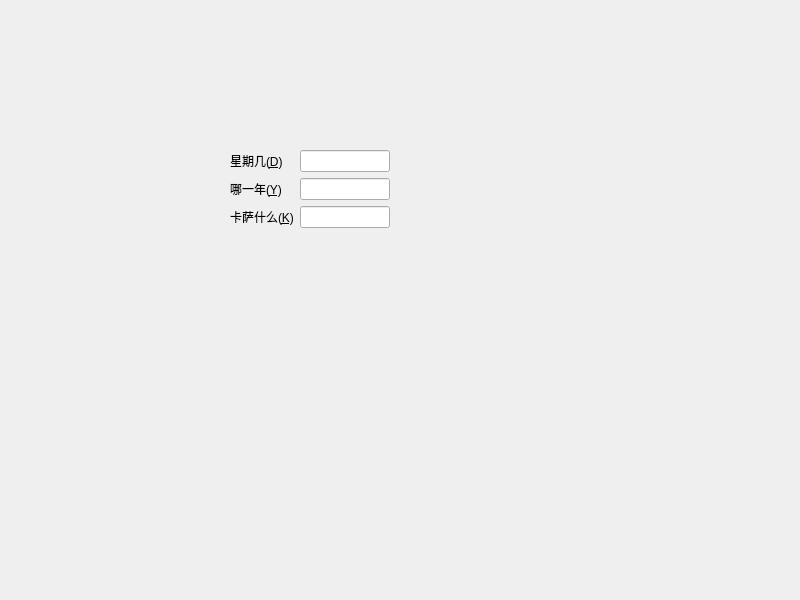
<?xml version="1.0" encoding="UTF-8"?>
<ui version="4.0">
 <class>Widget</class>
 <widget class="QWidget" name="Widget">
  <property name="geometry">
   <rect>
    <x>0</x>
    <y>0</y>
    <width>800</width>
    <height>600</height>
   </rect>
  </property>
  <property name="windowTitle">
   <string>Widget</string>
  </property>
  <widget class="QWidget" name="formLayoutWidget">
   <property name="geometry">
    <rect>
     <x>230</x>
     <y>150</y>
     <width>160</width>
     <height>80</height>
    </rect>
   </property>
   <layout class="QFormLayout" name="formLayout">
    <item row="0" column="0">
     <widget class="QLabel" name="lblDay">
      <property name="text">
       <string>星期几(&amp;D)</string>
      </property>
      <property name="buddy">
       <cstring>edtDay</cstring>
      </property>
     </widget>
    </item>
    <item row="0" column="1">
     <widget class="QLineEdit" name="edtDay"/>
    </item>
    <item row="1" column="0">
     <widget class="QLabel" name="lblYear">
      <property name="text">
       <string>哪一年(&amp;Y)</string>
      </property>
      <property name="buddy">
       <cstring>edtYear</cstring>
      </property>
     </widget>
    </item>
    <item row="1" column="1">
     <widget class="QLineEdit" name="edtYear"/>
    </item>
    <item row="2" column="0">
     <widget class="QLabel" name="lblKasa">
      <property name="text">
       <string>卡萨什么(&amp;K)</string>
      </property>
      <property name="buddy">
       <cstring>edtKasa</cstring>
      </property>
     </widget>
    </item>
    <item row="2" column="1">
     <widget class="QLineEdit" name="edtKasa"/>
    </item>
   </layout>
  </widget>
 </widget>
 <resources/>
 <connections/>
</ui>
